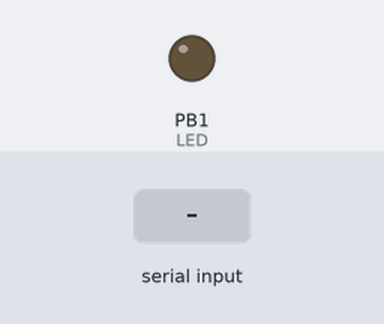
The program below on a simulated ATmega8535, built with avr-gcc and emulated at 16 MHz. On the bench: output pins drawn as LEDs (lit = HIGH). Inputs (shaded band) come from the test bench.

Above: at 1.2 s.
1.3 s: "2" received over Serial
At 2.3 s:
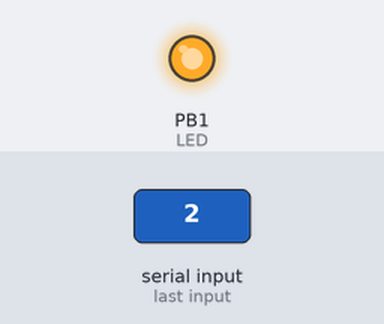
2.8 s: "1" received over Serial
At 3.4 s:
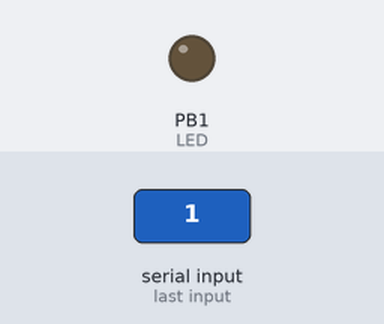
Timing chart, 0 to 5.8 s (numbered marks = the images above; inputs shaded):
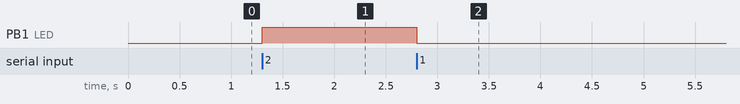

Measured:
- after the input at 1.3 s, PB1 (LED): LOW → HIGH at once
- after the input at 2.8 s, PB1 (LED): HIGH → LOW at once

The program:

serial_port.c
```c
/* ATmega8535-16U */

#define F_CPU 16000000

#include <avr/io.h>
#include <util/delay.h>
#include <avr/interrupt.h>

#define LED 1				// PB1 - Èíäèêàòîðíàÿ ëàìïî÷êà		(âûõîä)
#define BUTTON 2			// PB2 - Êíîïî÷êà					(âõîä)

char recieved_data = 0;
char flagRX = 0;

void init()
{
	// íàñòðîéêà âíåøíèõ óñòðîéñòâ
	DDRB	   |=  (1 << LED);							// Èíäèêàòîð è ìèãàþùèé äèîä - íà âûõîä
	PORTB       =  0x00;          //&= ~(1 << LED);		// Ïî óìîë÷àíèþ ëàìïî÷êà íå ãîðèò

	UCSRA       =  0x00;	// b 0 0 0 0 0 0 0 0
							//   0                Ôëàã - ïðèåì çàâåðøåí (åñëè ñòîèò 1)
							//     0              Ôëàã - ïåðåäà÷à çàâðåøåíà (åñëè ñòîèò 1)
							//       0            0 ïîêàçûâàåò, ÷òî áóôåð ïóñòîé
							//         0 0 0      Îøèáêè íå îáðàáàòûâàåì
							//               0    Äâîéíàÿ ñêîðîñòü íå íóæíà
							//                 0  Íàðêîìàíñêèé ðåæèì,êîòîðûé íå íóæåí

	UCSRB		=  0x98;	//
	UCSRC		=  0x86;    //
	UBRRH		=  0x00;    // Ñòàðøèé áàéò ñêîðîñòè USART - ñêîðîñòü 9600 âëåçàåò â îäèí áàéò
	UBRRL		=  0x67;    // 103d - çàäàåò ñêîðîñòü 9600 áèò/ñ

	sei();
}

ISR (USART_RX_vect)
{
	//if (UCSRA & (1 << RXC))
	//{
		recieved_data = UDR;
		PORTB = recieved_data;
		flagRX = 0x01;
	//}


}

char f;

int main(void)
{
	init();

	while (1)
	{
		if (flagRX == 0x01)
		{
			while (!(UCSRA & (1 << UDRE))) { };
			UDR				= recieved_data;
			recieved_data	= 0;
			flagRX			= 0;
		}
	}
}
```
